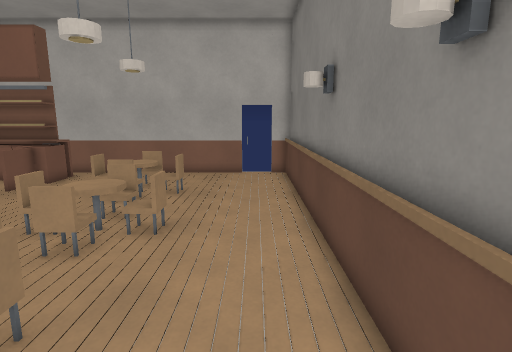
View 1 (above)

17 first-person views from a walk through a Godot game level. The camera is 1.5 m above the floor, tilts 10° down and sees 80° across. The floor is counted in squares, 0.5 m on a side. Each view is taken from the middle of a square. On the plan, view 1 faces up. The plan holds only what a view shows up to about 20 squares ahead; the rest is blank. Door leaves are left out where a doorway can be walked through.

View 2
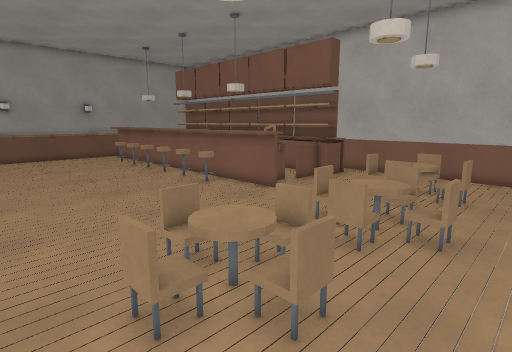

View 3
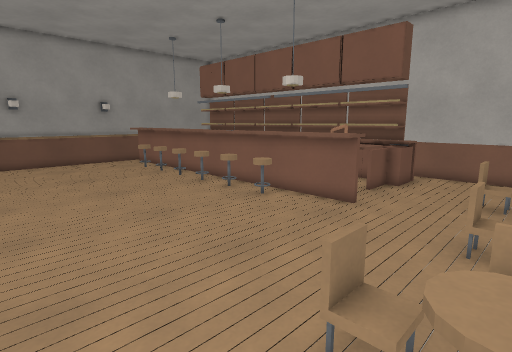

View 4
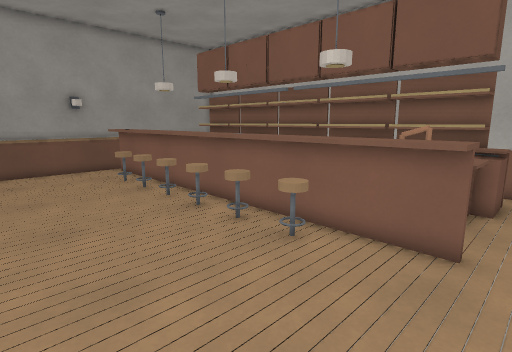

View 5
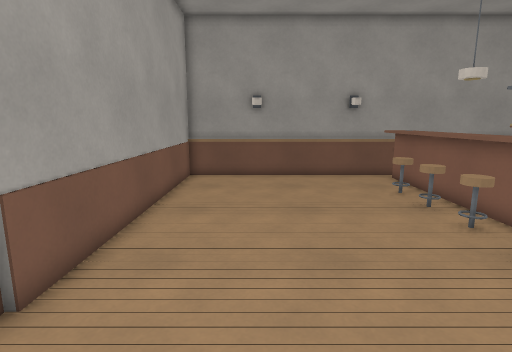

View 6
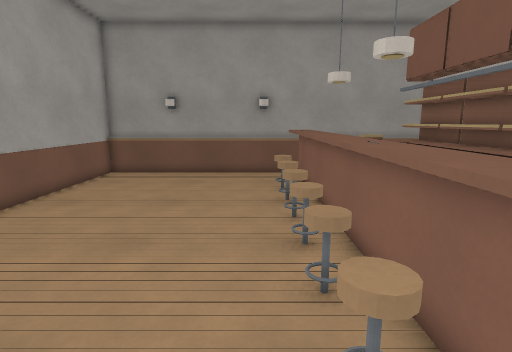

View 7
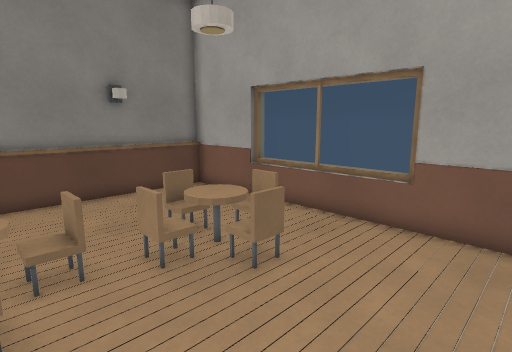

View 8
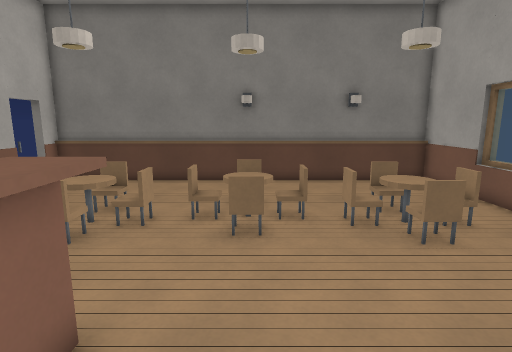

View 9
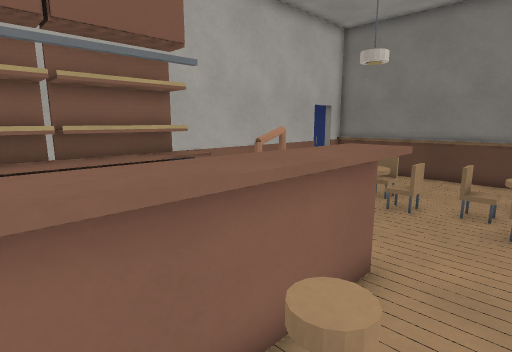

View 10
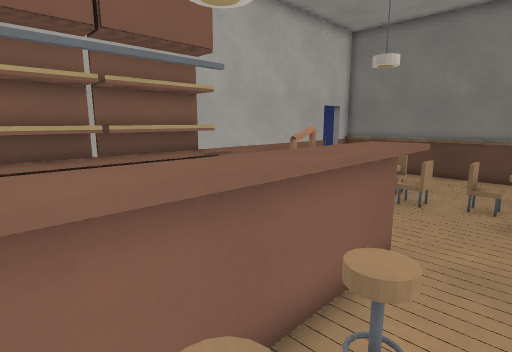

View 11
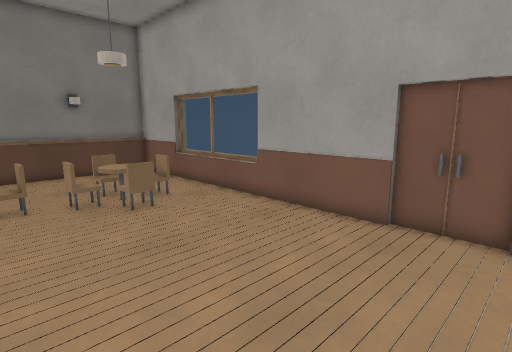

View 12
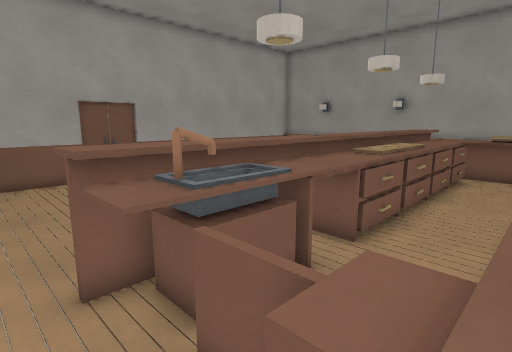

View 13
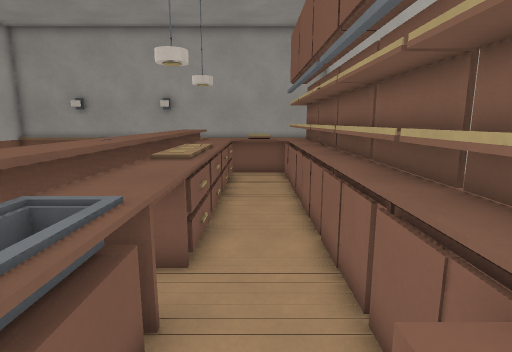

View 14
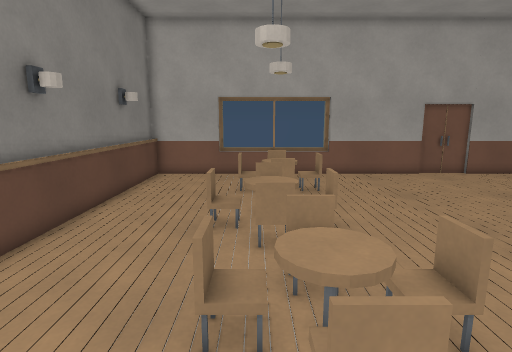

View 15
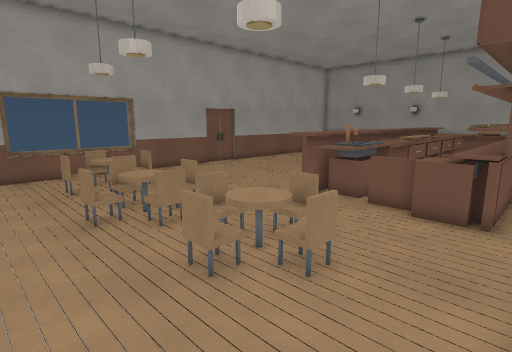

View 16
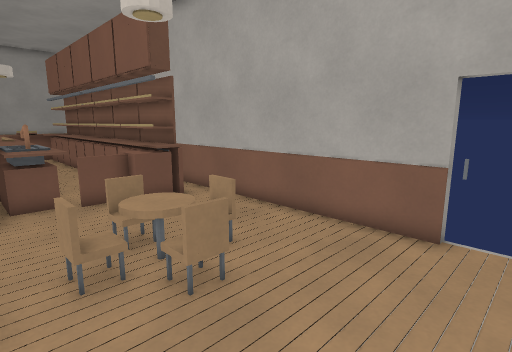

View 17
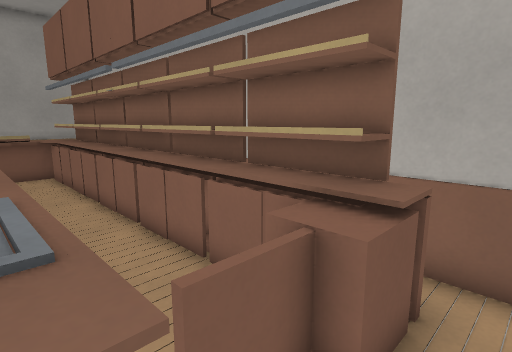

### Floor plan
Key: @ floor where view 1 was taken; # wall or solid block; . floor; D open door; = window, fence, low wall or low ledge; ^ raised ledge; C chair; T table; S sink; L stool; R drawers; O other object.
Columns run from 30 left of view 1 to 2 right of it. Each row starts with its distance up from view 1.
 19                              #DD
 18 #                  ###########.##
 17 #=##              ##=...........#
 16 #=###################...........#
 15 # O^..............OOO....C......#
 14 #=O#...............=.....O......#
 13 #=^^R..R..R..R...===...COTTC....#
 12 #=^^^^^^^^^^^^^^^SSS^....O......#
 11 #=^^^^^^^^^^^^^^^SSS^....C......#
 10 #=^^^L^L^^L^L^L^L^^^.....CO.....#
  9 #=...L.LLLLLL.L.L........T......#
  8 ##......................CTOC....#
  7 #=.......................CO.....#
  6 #=.......................C......#
  5 #=.......................C......#
  4 #=.......................T......#
  3 ##......................OOO.....#
  2 #=.......................C......#
  1 #=..............................#
  0 #=............................@.#
 -1 #######################==#==#####
 -2                       #     #

Positions as (right, up) in squares from view 1, and headings:
1: (0, 0), facing up
2: (-1, 0), facing up-left
3: (-5, 0), facing up-left
4: (-9, 3), facing up-left
5: (-12, 3), facing left
6: (-11, 8), facing left
7: (-11, 8), facing down-right
8: (-14, 8), facing right
9: (-16, 8), facing up-right
10: (-17, 8), facing up-right
11: (-17, 8), facing down-right
12: (-9, 16), facing down-left
13: (-10, 14), facing left
14: (-4, 17), facing down
15: (0, 18), facing down-left
16: (1, 10), facing up-left
17: (-9, 12), facing up-left
